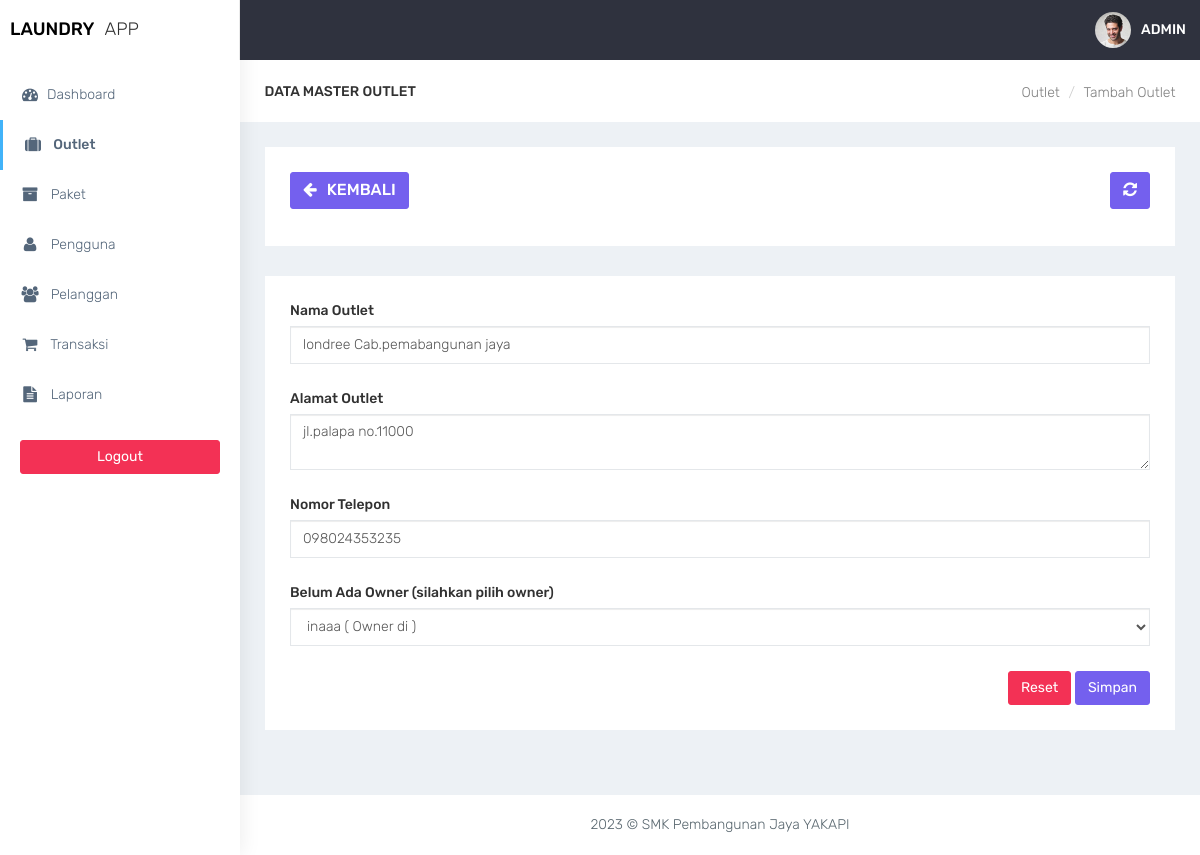
The page /admin/outlet_edit.php?id=32 (signed in) on the database its author committed.
### tables this page shows
CREATE TABLE `outlet` (
  `id_outlet` int(11) NOT NULL,
  `nama_outlet` varchar(100) DEFAULT NULL,
  `alamat_outlet` text DEFAULT NULL,
  `telp_outlet` varchar(15) DEFAULT NULL
);

### admin/functions.php (called while the page is built, shortened)
<?php
function ambildata($conn,$query){
$data = mysqli_query($conn,$query);
if (mysqli_num_rows($data)>0){
while($row = mysqli_fetch_assoc($data)){
    $hasil[] = $row;
}
 return $hasil;
  }
}
function ambilsatubaris($conn,$query){
    $db = mysqli_query ($conn,$query);
    return mysqli_fetch_assoc($db);
}
?>

### admin/outlet_edit.php (the view, shortened to what this page needs)
<?php
require 'functions.php';
$query = 'SELECT outlet.*, user.nama_user,user.id_user FROM outlet LEFT JOIN user ON user.outlet_id = outlet.id_outlet WHERE id_outlet = ' . stripslashes($_GET['id']);
$data = ambilsatubaris($conn,$query);
$query2 = 'SELECT user.*,outlet.nama_outlet FROM outlet RIGHT JOIN user ON user.outlet_id = outlet.id_outlet WHERE user.role = "owner" order by user.outlet_id asc';
$data2 = ambildata($conn,$query2);
?>
<!DOCTYPE html>
<html lang="en">
<head>
    <link href="../assets/bootstrap/dist/css/bootstrap.min.css" rel="stylesheet">
    <link href="../assets/plugins/bower_components/sidebar-nav/dist/sidebar-nav.min.css" rel="stylesheet">
    <link href="../assets/plugins/bower_components/toast-master/css/jquery.toast.css" rel="stylesheet">
    <link href="../assets/plugins/bower_components/morrisjs/morris.css" rel="stylesheet">
    <link href="../assets/plugins/bower_components/chartist-js/dist/chartist.min.css" rel="stylesheet">
    <link href="../assets/plugins/bower_components/chartist-plugin-tooltip-master/dist/chartist-plugin-tooltip.css" rel="stylesheet">
    <link href="../assets/css/animate.css" rel="stylesheet">
    <link href="../assets/css/style.css" rel="stylesheet">
    <link href="../assets/css/colors/default.css" id="theme" rel="stylesheet">
    <link rel="stylesheet" type="text/css" href="../assets/DataTables/datatables.min.css"/>
</head>
<body class="fix-header">
    <div id="wrapper">
        <nav class="navbar navbar-default navbar-static-top m-b-0">
            <div class="navbar-header">
                <div class="top-left-part">
                    <a class="logo" href="index.php">
                        <b style="color:black">
                            LAUNDRY
                        </b>
                        <span class="hidden-xs text-dark">
                            APP
                        </span>
                    </a>
                </div>
                <ul class="nav navbar-top-links navbar-right pull-right">
                    <li>
                        <a class="profile-pic" href="#"> <img src="../assets/plugins/images/users/varun.jpg" alt="user-img" width="36" class="img-circle"><b class="hidden-xs">ADMIN</b></a>
                    </li>
                </ul>
            </div>
        </nav>
        <div class="navbar-default sidebar" role="navigation">
            <div class="sidebar-nav slimscrollsidebar">
                <div class="sidebar-head">
                    <h3><span class="fa-fw open-close"><i class="ti-close ti-menu"></i></span> <span class="hide-menu">Navigation</span></h3>
                </div>
                <ul class="nav" id="side-menu">
                    <li style="padding: 70px 0 0;">
                        <a href="index.php" class="waves-effect "><i class="fa fa-tachometer fa-fw" aria-hidden="true"></i>Dashboard</a>
                    </li>
                    <li>
                        <a href="outlet.php" class="waves-effect active"><i class="fa fa-suitcase fa-fw" aria-hidden="true"></i> Outlet</a>
                    </li>
                    <li>
                        <a href="paket.php" class="waves-effect "><i class="fa fa-archive fa-fw" aria-hidden="true"></i> Paket</a>
                    </li>
                    <li>
                        <a href="pengguna.php" class="waves-effect "><i class="fa fa-user fa-fw" aria-hidden="true"></i> Pengguna</a>
                    </li>
                    <li>
                        <a href="pelanggan.php" class="waves-effect "><i class="fa fa-users fa-fw" aria-hidden="true"></i> Pelanggan</a>
                    </li>
                    <li>
                        <a href="transaksi.php" class="waves-effect"><i class="fa fa-shopping-cart fa-fw" aria-hidden="true"></i> Transaksi</a>
                    </li>
                    <li>
                        <a href="laporan.php" class="waves-effect "><i class="fa fa-file-text fa-fw" aria-hidden="true"></i> Laporan</a>
                    </li>
                </ul>
                <div class="center p-20">
                     <a href="logout.php" class="btn btn-danger btn-block waves-effect waves-light">Logout</a>
                 </div>
            </div>
        </div>
        <div id="page-wrapper">
<div class="container-fluid">
    <div class="row bg-title">
        <div class="col-lg-3 col-md-4 col-sm-4 col-xs-12">
            <h4 class="page-title">Data Master Outlet</h4> </div>
        <div class="col-lg-9 col-sm-8 col-md-8 col-xs-12">
            <ol class="breadcrumb">
                <li><a href="outlet.php">Outlet</a></li>
                <li><a href="#">Tambah Outlet</a></li>
            </ol>
        </div>
    </div>
    <div class="row">
        <div class="col-md-12 col-lg-12 col-sm-12 col-xs-12">
            <div class="white-box">
                <div class="row">
                    <div class="col-md-6">
                          <a href="javascript:void(0)" onclick="window.history.back();" class="btn btn-primary box-title"><i class="fa fa-arrow-left fa-fw"></i> Kembali</a>
                    </div>
                    <div class="col-md-6 text-right">
                        <button id="btn-refresh" class="btn btn-primary box-title text-right" title="Refresh Data"><i class="fa fa-refresh" id="ic-refresh"></i></button>
                    </div>
                </div>
            </div>
        </div>
    </div>
    <div class="row">
        <div class="col-md-12 col-lg-12 col-sm-12 col-xs-12">
            <div class="white-box">
                <form method="post" action="">
                <div class="form-group">
                    <label>Nama Outlet</label>
                    <input type="text" value="<?= $data['nama_outlet']; ?>" name="nama_outlet" class="form-control">
                </div>
                <div class="form-group">
                    <label>Alamat Outlet</label>
                    <textarea name="alamat_outlet" class="form-control"><?= htmlspecialchars($data['alamat_outlet']); ?></textarea>
                </div>
                <div class="form-group">
                    <label>Nomor Telepon</label>
                    <input type="text" value="<?= htmlspecialchars($data['telp_outlet']); ?>" name="telp_outlet" class="form-control">
                </div>
                <?php if($data['nama_user']  == null): ?>
                    <div class="form-group">
                        <label>Belum Ada Owner (silahkan pilih owner)</label>
                        <select name="owner_id" class="form-control">
                            <?php foreach ($data2 as $owner): ?>
                                <option value="<?= htmlspecialchars($owner['id_user']); ?>"><?= htmlspecialchars($owner['nama_user']); ?>
                                    <?php if ($owner['outlet_id'] == null): ?>
                                        ( Belum memiliki outlet )
                                    <?php else: ?>
                                        ( Owner di <?= htmlspecialchars($owner['nama_outlet']); ?> )
                                    <?php endif ?>
                                </option>
                            <?php endforeach ?>
                        </select>
                    </div>
                <?php endif; ?>
                <div class="text-right">
                    <button type="reset" class="btn btn-danger">Reset</button>
                    <button type="submit" name="btn-simpan" class="btn btn-primary">Simpan</button>
                </div>
                </form>
            </div>
        </div>
    </div>
</div>
<footer class="footer text-center"> 2023 &copy; SMK Pembangunan Jaya YAKAPI </footer>
        </div>
    </div>
    <br />
</body>
</html>

### assets/css/colors/default.css (style rules this page uses)
body { background: #fff; }
.top-left-part { background: #fff; }
.navbar-header { background: #2f323e; }
.navbar-top-links > li > a { color: #ffffff; }
.sidebar .sidebar-head { background: #ffffff; }
.sidebar .sidebar-head h3 { color: #686868; }
.sidebar { background: #fff; box-shadow: 1px 0px 20px rgba(0, 0, 0, 0.08); }
#side-menu li a { color: #54667a; }
#side-menu li a { color: #54667a; border-left: 0px solid #fff; }
#side-menu > li > a { border-left: 3px solid transperant; }
#side-menu > li > a.active { background: transperant; color: #54667a; border-left: 3px solid #41b3f9; font-weight: 500; }

### rows shown on the page
outlet: nama_outlet "londree Cab.pemabangunan jaya", alamat_outlet "jl.palapa no.11000", telp_outlet "098024353235"

### other values the page prints
form field owner_id "inaaa ( Owner di )"
